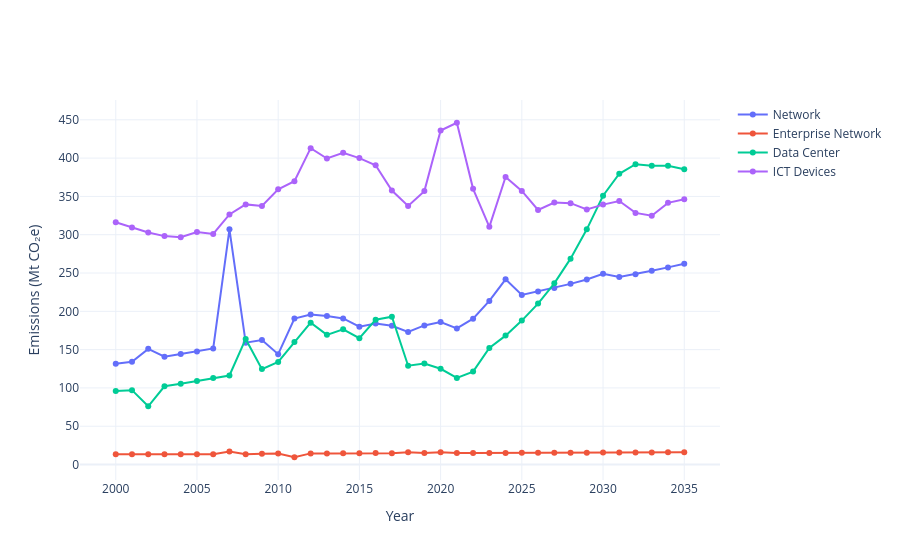

Write notebook code for a chart like this one.
### Code cell
import plotly.graph_objects as go
import pandas as pd

# Data
data = {
    "Year": list(range(2000, 2036)),
    "Network_emission_MtCO2e": [
        131.59, 134.09, 151, 140.82, 144.20, 147.64, 151.52, 307.1, 159.11, 162.59, 144, 190.5,
        195.83, 193.77, 190.71, 180, 184.01, 181.13, 173, 181.56, 186, 177.59, 190.44, 213.52,
        241.71, 221.33, 225.90, 230.53, 235.83, 241.62, 248.98, 244.80, 248.45, 253.01, 257.34, 262.02
    ],
    "Enterprise_network_emission_MtCO2e": [
        13.34, 13.36, 13.39, 13.41, 13.44, 13.46, 13.49, 17, 13.54, 13.91, 14.46, 9.5,
        14.52, 14.55, 14.66, 14.7, 14.93, 14.86, 16, 14.94, 16, 15.03, 15.08, 15.14,
        15.19, 15.23, 15.28, 15.34, 15.43, 15.5, 15.56, 15.61, 15.68, 15.79, 15.92, 16.03
    ],
    "Data_Center_emission_MtCO2e": [
        95.97, 97.08, 76, 102.16, 105.50, 109.14, 113.09, 116.2, 163.98, 124.57, 133.94, 160,
        185.18, 169.29, 176.51, 165, 189.11, 192.95, 129, 131.86, 125, 113.04, 121.30, 152.18,
        168.27, 187.91, 210.11, 236.48, 268.78, 307.00, 350.88, 379.54, 392.03, 389.95, 390.08, 385.55
    ],
    "ICT_Devices_emission_MtCO2e": [
        316.17, 309.49, 303, 298.16, 296.60, 303.63, 300.91, 326.52, 339.59, 337.56, 359.25, 369.9,
        412.99, 399.51, 406.85, 400, 390.65, 357.65, 337.58, 356.90, 436, 446.15, 359.92, 310.24,
        375.34, 357.12, 332.32, 342.01, 341.18, 333.01, 339.30, 343.96, 328.43, 324.71, 341.59, 346.28
    ]
}

# Create DataFrame
df = pd.DataFrame(data)

# Plot
fig = go.Figure()
fig.add_trace(go.Scatter(x=df["Year"], y=df["Network_emission_MtCO2e"],
                         mode='lines+markers', name='Network'))
fig.add_trace(go.Scatter(x=df["Year"], y=df["Enterprise_network_emission_MtCO2e"],
                         mode='lines+markers', name='Enterprise Network'))
fig.add_trace(go.Scatter(x=df["Year"], y=df["Data_Center_emission_MtCO2e"],
                         mode='lines+markers', name='Data Center'))
fig.add_trace(go.Scatter(x=df["Year"], y=df["ICT_Devices_emission_MtCO2e"],
                         mode='lines+markers', name='ICT Devices'))

fig.update_layout(
    #title="Carbon Footprint of ICT Components (2000–2035)",
    xaxis_title="Year",
    yaxis_title="Emissions (Mt CO₂e)",
    hovermode='x unified',
    template='plotly_white'
)

fig.show()
